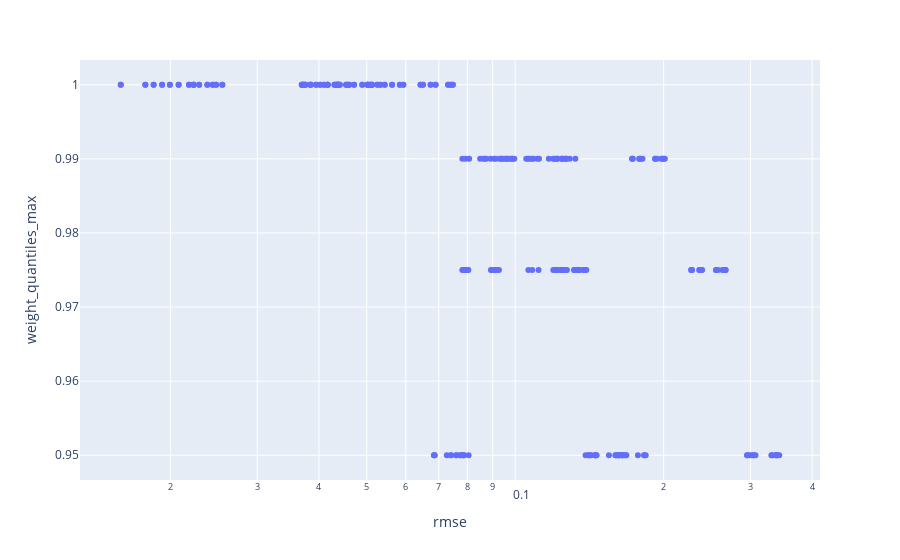

Notebook source saved alongside this figure:
### Code cell
px.scatter(
    df, x="rmse", y="weight_quantiles_max", log_x=True
)

### Figure 1 — Plotly figure (JSON) as saved in the notebook; plotly's stock layout.template omitted (floating-point values rounded to 4 significant figures; data arrays with more than 128 entries replaced by an {"elided": "..."} marker saying what was removed)
{"data": [{"hovertemplate": "rmse=%{x}<br>weight_quantiles_max=%{y}<extra></extra>", "legendgroup": "", "marker": {"color": "#636efa", "symbol": "circle"}, "mode": "markers", "name": "", "orientation": "v", "showlegend": false, "type": "scatter", "x": {"elided": "280 float values"}, "xaxis": "x", "y": {"elided": "280 float values"}, "yaxis": "y"}], "layout": {"legend": {"tracegroupgap": 0}, "margin": {"t": 60}, "xaxis": {"anchor": "y", "domain": [0, 1], "title": {"text": "rmse"}, "type": "log"}, "yaxis": {"anchor": "x", "domain": [0, 1], "title": {"text": "weight_quantiles_max"}}}}
